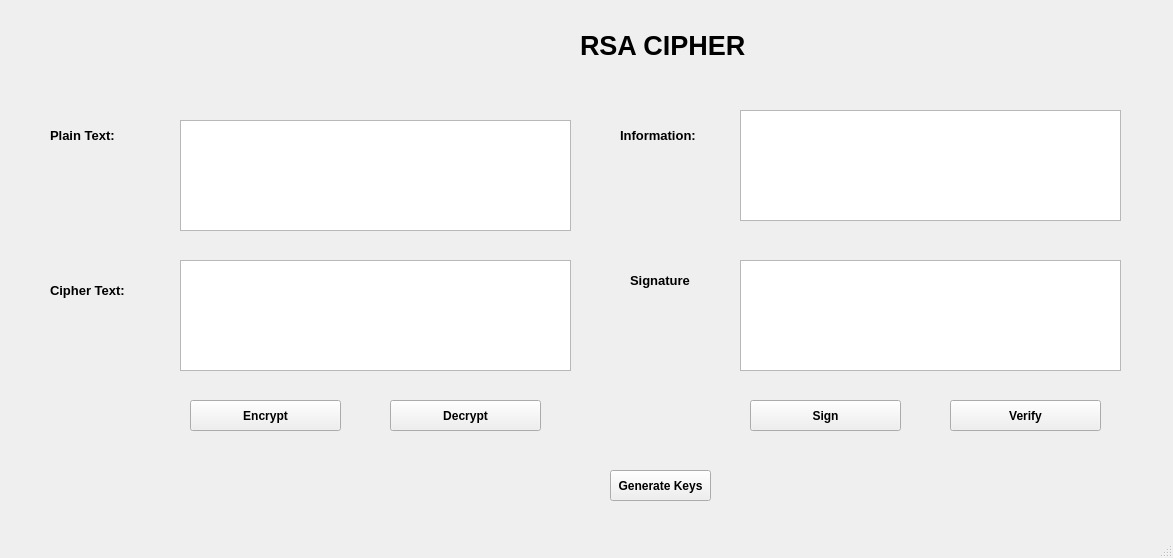
<?xml version="1.0" encoding="UTF-8"?>
<ui version="4.0">
 <class>MainWindow</class>
 <widget class="QMainWindow" name="MainWindow">
  <property name="geometry">
   <rect>
    <x>0</x>
    <y>0</y>
    <width>1173</width>
    <height>558</height>
   </rect>
  </property>
  <property name="windowTitle">
   <string>MainWindow</string>
  </property>
  <widget class="QWidget" name="centralwidget">
   <widget class="QLabel" name="label">
    <property name="geometry">
     <rect>
      <x>580</x>
      <y>10</y>
      <width>171</width>
      <height>71</height>
     </rect>
    </property>
    <property name="font">
     <font>
      <pointsize>20</pointsize>
      <weight>75</weight>
      <bold>true</bold>
     </font>
    </property>
    <property name="text">
     <string>RSA CIPHER</string>
    </property>
   </widget>
   <widget class="QLabel" name="label_2">
    <property name="geometry">
     <rect>
      <x>50</x>
      <y>120</y>
      <width>101</width>
      <height>31</height>
     </rect>
    </property>
    <property name="font">
     <font>
      <pointsize>10</pointsize>
      <weight>75</weight>
      <bold>true</bold>
     </font>
    </property>
    <property name="text">
     <string>Plain Text:</string>
    </property>
   </widget>
   <widget class="QLabel" name="label_3">
    <property name="geometry">
     <rect>
      <x>620</x>
      <y>120</y>
      <width>121</width>
      <height>31</height>
     </rect>
    </property>
    <property name="font">
     <font>
      <pointsize>10</pointsize>
      <weight>75</weight>
      <bold>true</bold>
     </font>
    </property>
    <property name="text">
     <string>Information:</string>
    </property>
   </widget>
   <widget class="QLabel" name="label_4">
    <property name="geometry">
     <rect>
      <x>50</x>
      <y>270</y>
      <width>121</width>
      <height>41</height>
     </rect>
    </property>
    <property name="font">
     <font>
      <pointsize>10</pointsize>
      <weight>75</weight>
      <bold>true</bold>
     </font>
    </property>
    <property name="text">
     <string>Cipher Text:</string>
    </property>
   </widget>
   <widget class="QLabel" name="label_5">
    <property name="geometry">
     <rect>
      <x>630</x>
      <y>270</y>
      <width>111</width>
      <height>21</height>
     </rect>
    </property>
    <property name="font">
     <font>
      <pointsize>10</pointsize>
      <weight>75</weight>
      <bold>true</bold>
     </font>
    </property>
    <property name="text">
     <string>Signature</string>
    </property>
   </widget>
   <widget class="QTextEdit" name="txt_plaintext">
    <property name="geometry">
     <rect>
      <x>180</x>
      <y>120</y>
      <width>391</width>
      <height>111</height>
     </rect>
    </property>
   </widget>
   <widget class="QTextEdit" name="txt_ciphertext">
    <property name="geometry">
     <rect>
      <x>180</x>
      <y>260</y>
      <width>391</width>
      <height>111</height>
     </rect>
    </property>
   </widget>
   <widget class="QTextEdit" name="txt_info">
    <property name="geometry">
     <rect>
      <x>740</x>
      <y>110</y>
      <width>381</width>
      <height>111</height>
     </rect>
    </property>
   </widget>
   <widget class="QTextEdit" name="txt_sign">
    <property name="geometry">
     <rect>
      <x>740</x>
      <y>260</y>
      <width>381</width>
      <height>111</height>
     </rect>
    </property>
   </widget>
   <widget class="QPushButton" name="btn_gen_keys">
    <property name="geometry">
     <rect>
      <x>610</x>
      <y>470</y>
      <width>101</width>
      <height>31</height>
     </rect>
    </property>
    <property name="font">
     <font>
      <pointsize>9</pointsize>
      <weight>75</weight>
      <bold>true</bold>
     </font>
    </property>
    <property name="text">
     <string>Generate Keys</string>
    </property>
   </widget>
   <widget class="QPushButton" name="btn_encrypt">
    <property name="geometry">
     <rect>
      <x>190</x>
      <y>400</y>
      <width>151</width>
      <height>31</height>
     </rect>
    </property>
    <property name="font">
     <font>
      <pointsize>9</pointsize>
      <weight>75</weight>
      <bold>true</bold>
     </font>
    </property>
    <property name="text">
     <string>Encrypt</string>
    </property>
   </widget>
   <widget class="QPushButton" name="btn_decrypt">
    <property name="geometry">
     <rect>
      <x>390</x>
      <y>400</y>
      <width>151</width>
      <height>31</height>
     </rect>
    </property>
    <property name="font">
     <font>
      <pointsize>9</pointsize>
      <weight>75</weight>
      <bold>true</bold>
     </font>
    </property>
    <property name="text">
     <string>Decrypt</string>
    </property>
   </widget>
   <widget class="QPushButton" name="btn_sign">
    <property name="geometry">
     <rect>
      <x>750</x>
      <y>400</y>
      <width>151</width>
      <height>31</height>
     </rect>
    </property>
    <property name="font">
     <font>
      <pointsize>9</pointsize>
      <weight>75</weight>
      <bold>true</bold>
     </font>
    </property>
    <property name="text">
     <string>Sign</string>
    </property>
   </widget>
   <widget class="QPushButton" name="btn_verify">
    <property name="geometry">
     <rect>
      <x>950</x>
      <y>400</y>
      <width>151</width>
      <height>31</height>
     </rect>
    </property>
    <property name="font">
     <font>
      <pointsize>9</pointsize>
      <weight>75</weight>
      <bold>true</bold>
     </font>
    </property>
    <property name="text">
     <string>Verify</string>
    </property>
   </widget>
  </widget>
  <widget class="QMenuBar" name="menubar">
   <property name="geometry">
    <rect>
     <x>0</x>
     <y>0</y>
     <width>1173</width>
     <height>21</height>
    </rect>
   </property>
  </widget>
  <widget class="QStatusBar" name="statusbar"/>
 </widget>
 <resources/>
 <connections/>
</ui>
